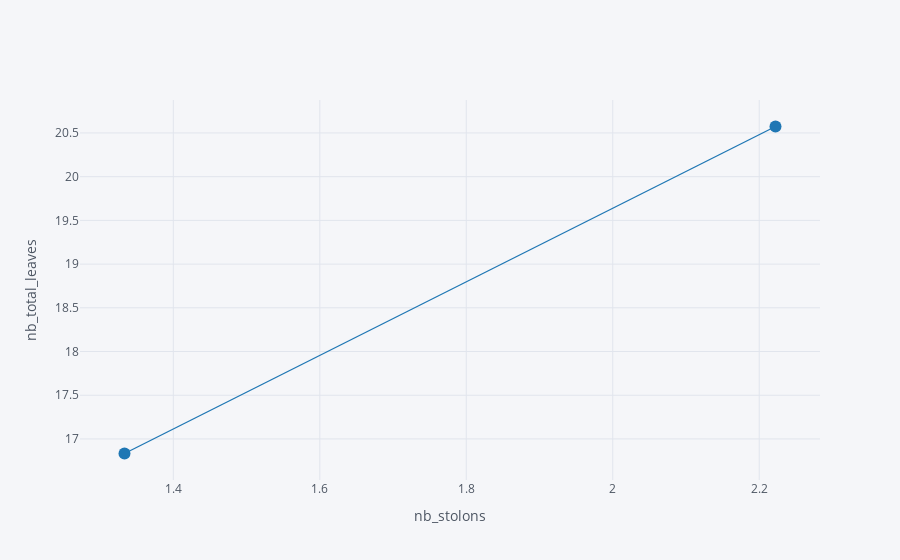

The code cell stored with this chart in its notebook:
### Code cell
res = df.groupby('Genotype').mean()

x='nb_stolons'
y="nb_total_leaves"

p=res.iplot(kind = "lines", 
              mode='lines+markers',
              x=x,
              y=y,
              xTitle=x,
              yTitle=y,
              asFigure=True,
             )
p

### Figure 1 — Plotly figure (JSON) as saved in the notebook; plotly's stock layout.template omitted (floating-point values rounded to 4 significant figures)
{"data": [{"line": {"color": "rgba(31, 119, 180, 1.0)", "dash": "solid", "shape": "linear", "width": 1.3}, "marker": {"size": 12, "symbol": "circle"}, "mode": "lines+markers", "name": "nb_total_leaves", "text": "", "type": "scatter", "x": [2.222, 1.333], "y": [20.57, 16.83]}], "layout": {"legend": {"bgcolor": "#F5F6F9", "font": {"color": "#4D5663"}}, "paper_bgcolor": "#F5F6F9", "plot_bgcolor": "#F5F6F9", "title": {"font": {"color": "#4D5663"}}, "xaxis": {"gridcolor": "#E1E5ED", "showgrid": true, "tickfont": {"color": "#4D5663"}, "title": {"font": {"color": "#4D5663"}, "text": "nb_stolons"}, "zerolinecolor": "#E1E5ED"}, "yaxis": {"gridcolor": "#E1E5ED", "showgrid": true, "tickfont": {"color": "#4D5663"}, "title": {"font": {"color": "#4D5663"}, "text": "nb_total_leaves"}, "zerolinecolor": "#E1E5ED"}}}
